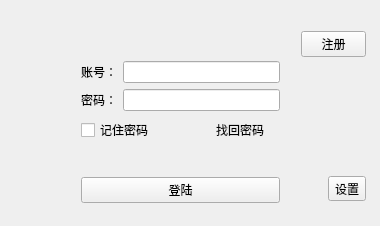
<?xml version="1.0" encoding="UTF-8"?>
<ui version="4.0">
 <class>LoginDialog</class>
 <widget class="QDialog" name="LoginDialog">
  <property name="geometry">
   <rect>
    <x>0</x>
    <y>0</y>
    <width>380</width>
    <height>226</height>
   </rect>
  </property>
  <property name="windowTitle">
   <string>云备份登陆</string>
  </property>
  <widget class="QWidget" name="">
   <property name="geometry">
    <rect>
     <x>70</x>
     <y>50</y>
     <width>221</width>
     <height>164</height>
    </rect>
   </property>
   <layout class="QVBoxLayout" name="verticalLayout">
    <item>
     <layout class="QHBoxLayout" name="horizontalLayout">
      <item>
       <widget class="QLabel" name="namelabel">
        <property name="text">
         <string>账号：</string>
        </property>
       </widget>
      </item>
      <item>
       <widget class="QLineEdit" name="namelineEdit"/>
      </item>
     </layout>
    </item>
    <item>
     <layout class="QHBoxLayout" name="horizontalLayout_2">
      <item>
       <widget class="QLabel" name="pwdlabel">
        <property name="text">
         <string>密码：</string>
        </property>
       </widget>
      </item>
      <item>
       <widget class="QLineEdit" name="pwdlineEdit"/>
      </item>
     </layout>
    </item>
    <item>
     <layout class="QHBoxLayout" name="horizontalLayout_3">
      <item>
       <widget class="QCheckBox" name="rememberpwd">
        <property name="text">
         <string>记住密码</string>
        </property>
       </widget>
      </item>
      <item>
       <spacer name="horizontalSpacer">
        <property name="orientation">
         <enum>Qt::Horizontal</enum>
        </property>
        <property name="sizeHint" stdset="0">
         <size>
          <width>13</width>
          <height>20</height>
         </size>
        </property>
       </spacer>
      </item>
      <item>
       <widget class="QPushButton" name="foundpwd">
        <property name="text">
         <string>找回密码</string>
        </property>
        <property name="checkable">
         <bool>false</bool>
        </property>
        <property name="autoDefault">
         <bool>false</bool>
        </property>
        <property name="default">
         <bool>false</bool>
        </property>
        <property name="flat">
         <bool>true</bool>
        </property>
       </widget>
      </item>
     </layout>
    </item>
    <item>
     <spacer name="verticalSpacer">
      <property name="orientation">
       <enum>Qt::Vertical</enum>
      </property>
      <property name="sizeHint" stdset="0">
       <size>
        <width>20</width>
        <height>18</height>
       </size>
      </property>
     </spacer>
    </item>
    <item>
     <widget class="QPushButton" name="loginButton">
      <property name="text">
       <string>登陆</string>
      </property>
      <property name="autoDefault">
       <bool>false</bool>
      </property>
     </widget>
    </item>
   </layout>
  </widget>
  <widget class="QWidget" name="">
   <property name="geometry">
    <rect>
     <x>290</x>
     <y>20</y>
     <width>87</width>
     <height>192</height>
    </rect>
   </property>
   <layout class="QVBoxLayout" name="verticalLayout_2">
    <item>
     <widget class="QPushButton" name="replyButton">
      <property name="text">
       <string>注册</string>
      </property>
      <property name="autoDefault">
       <bool>false</bool>
      </property>
     </widget>
    </item>
    <item>
     <spacer name="verticalSpacer_2">
      <property name="orientation">
       <enum>Qt::Vertical</enum>
      </property>
      <property name="sizeHint" stdset="0">
       <size>
        <width>17</width>
        <height>118</height>
       </size>
      </property>
     </spacer>
    </item>
    <item>
     <layout class="QHBoxLayout" name="horizontalLayout_4">
      <item>
       <spacer name="horizontalSpacer_2">
        <property name="orientation">
         <enum>Qt::Horizontal</enum>
        </property>
        <property name="sizeHint" stdset="0">
         <size>
          <width>17</width>
          <height>20</height>
         </size>
        </property>
       </spacer>
      </item>
      <item>
       <widget class="QToolButton" name="toolButton">
        <property name="text">
         <string>设置</string>
        </property>
       </widget>
      </item>
     </layout>
    </item>
   </layout>
  </widget>
 </widget>
 <layoutdefault spacing="6" margin="11"/>
 <resources/>
 <connections/>
</ui>
